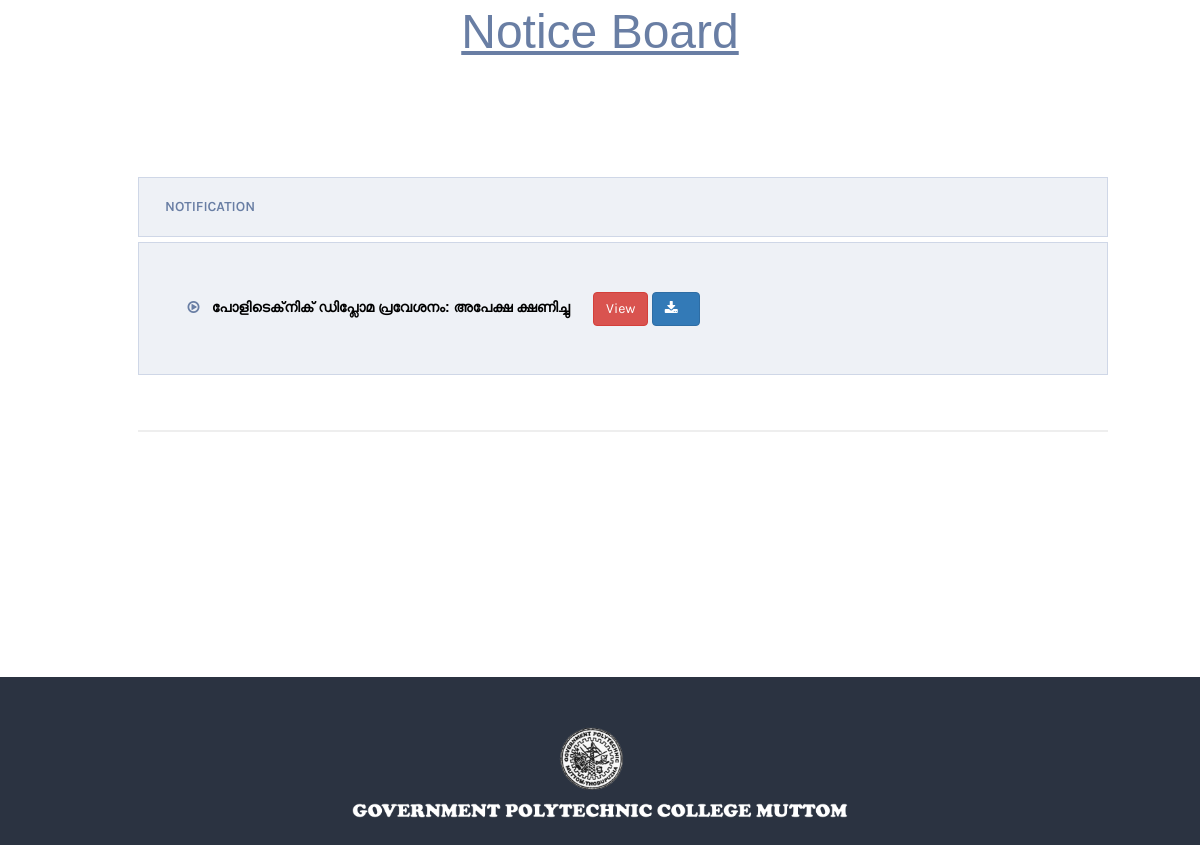
The app's page / (middle part), older data.
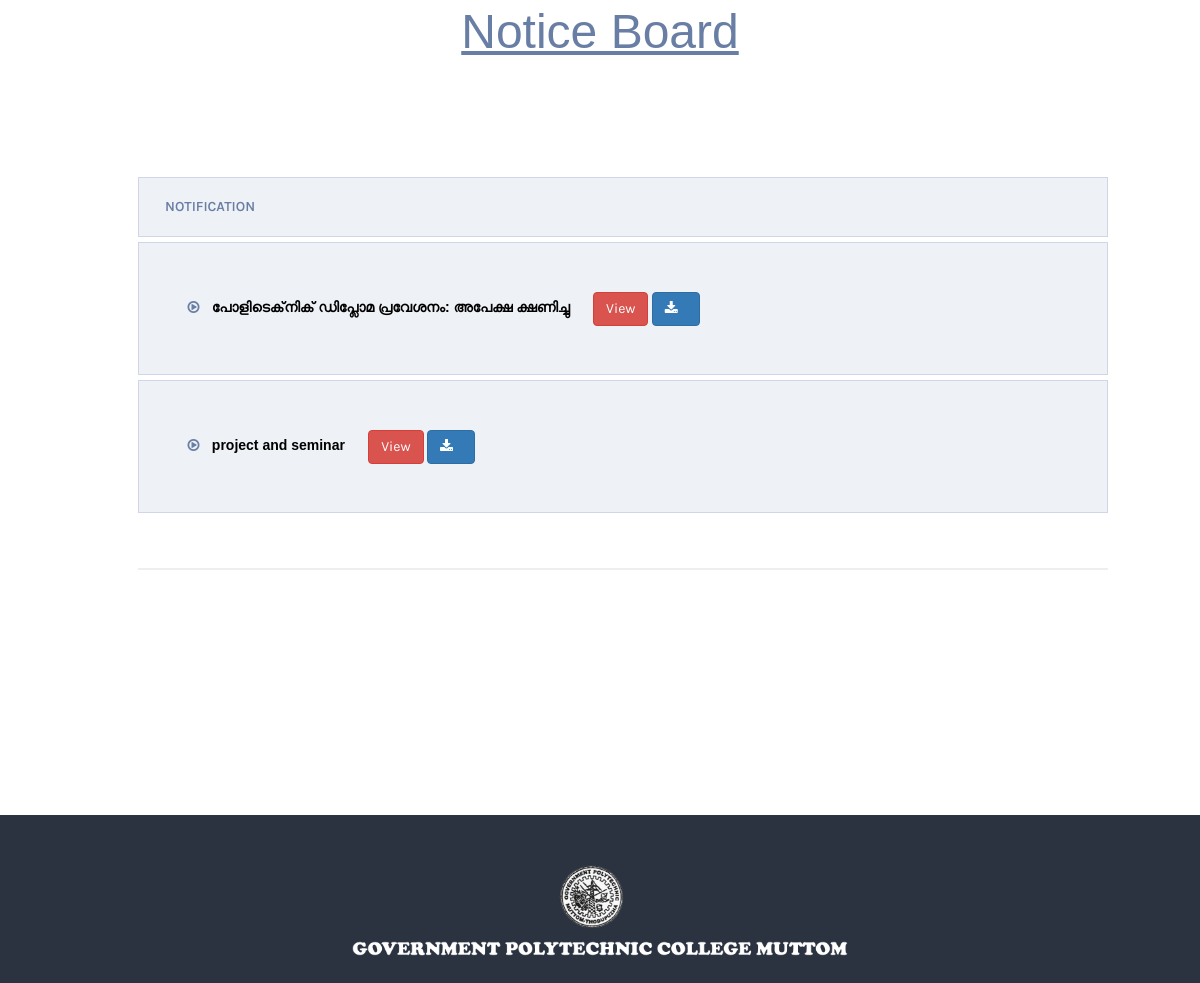
The same page, newer data.
### owner/models.py (models this page shows)
class MainAnnouncements(models.Model):
    id= models.BigAutoField(
        primary_key=True
    )
    title = models.CharField(
        max_length=100,
        verbose_name='Title'
    )
    description = RichTextField(
        verbose_name='Description'
    )
    pdf = models.FileField(
        upload_to='announcement/file',
        verbose_name='upload file',
        blank=True,
        null=True,
    )
    created_on = models.DateTimeField(
        auto_now_add=True
    )
    updated_on = models.DateTimeField(
        auto_now=True
    )

### user/views.py (the view)
# urls.py: 2. Add a URL to urlpatterns:  path('', Home.as_view(), name='home')
def Home(request):
    context={}
    context['notice'] = MainAnnouncements.objects.all()
    return render(request , 'user_home/home.html' , context)

### user/templates/user_home/home.html (shortened to what this page needs)
{% extends 'user_home/navbar.html' %}
{% load static %}
{% block content %}
{% if notice %}
<section class="flat-row pad-top95px">
    <div class="container">
        <div class="row">
            <div class="col-md-12">
                <div class="title-section style1">
                    <h1 class="title"><u>Notice Board</u></h1>
                </div>
            </div>
        </div>
        <section class="flat-row">
            <div class="course-single">
                <div class="container">
                    <div class="row">
                        <div class="col-md-10" style="margin-left: 9%;">
                            <div class="course-entry">
                                <div class="curriculum-section">
                                    <ul class="curriculum">
                                        <li class="section">
                                            <h6 class="section-title">Notification</h6>
                                            <ul class="section-content">
                                                {% for n in notice %}
                                                <li class="course-lesson" style="padding: 5%;">
                                                    <i class="fa fa-play-circle-o" aria-hidden="true"></i>
                                                    <a href="" class="lesson-title" id="titlen">{{n.title}}</a>
                                                    <a href="{{n.pdf.url}}" class="btn btn-danger">View</a>
                                                    <a href="{{n.pdf.url}}" class="btn btn-primary" download=""><i class="fa fa-download" aria-hidden="true" style="color: white;"></i></a>
                                                {% endfor %}
                                            </ul>
                                </div>
                            </div>
                        </div>
                    </div>
                </div>
            </div>
        </section>
    </div>
</section>
{% endif %}
{% endblock content %}

### user/templates/user_home/navbar.html (shortened to what this page needs)
{% load static %}
<!DOCTYPE html>
<html xmlns="http://www.w3.org/1999/xhtml" xml:lang="en-US" lang="en-US">
<head>
    <link rel="stylesheet" type="text/css" href="{% static 'assets/stylesheets/bootstrap.css' %}" >
    <link rel="stylesheet" type="text/css" href="{% static 'assets/stylesheets/style.css' %}">
    <link rel="stylesheet" type="text/css" href="{% static 'assets/stylesheets/colors/color1.css' %}" id="colors">
    <link rel="stylesheet" type="text/css" href="{% static 'assets/stylesheets/animate.css' %}">
</head>
<body class="header-sticky">
    <div class="boxed">
{% block content %}
{% endblock content %}
    <footer class="footer">
        <div class="container">
            <div class="row">
                <div class="col-md-12 text-center">
                    <div class="widget widget-text">
                        <img src="{% static 'assets/images/gptc_logo1.png' %}" alt="logo-footer" width="500px">
                    </div>
                </div>
            </div>    <br>
        </div>
    </footer>
    </div>
</body>
</html>

### static/assets/stylesheets/style.css (style rules this page uses)
html { overflow-y: scroll; -webkit-text-size-adjust: 100%; -ms-text-size-adjust: 100%; }
body { line-height: 1; -webkit-font-smoothing: antialiased; -webkit-text-size-adjust: 100%; -ms-text-size-adjust: 100%; }
a, abbr, acronym, address, applet, article, aside, audio, b, big, blockquote, body, caption, canvas, center, cite, code, dd, del, details, dfn, dialog, div, dl, dt, em, embed, fieldset, figcaption, figure, form, footer, header, hgroup, h1, h2, h3, h4, h5, h6, html, i, iframe, img, ins, kbd, label, legend, li, mark, menu, nav,object, ol, output, p, pre, q, ruby, s, samp, section, small, span, strike, strong, sub, summary, sup, tt, table, tbody, textarea, tfoot, thead, time, tr, th, td, u, ul, var, video { font-family: inherit; font-size: 100%; font-weight: inherit; font-style: inherit; vertical-align: baseline; margin: 0; padding: 0; border: 0; outline: 0; background: transparent; }
article, aside, details, figcaption, figure, footer, header, hgroup, menu, nav, section { display: block; }
ol, ul { list-style: none; }
img { border: 0; -ms-interpolation-mode: bicubic; vertical-align: middle; }
*, *:before, *:after { -webkit-box-sizing: border-box; -moz-box-sizing: border-box; box-sizing: border-box; }
body { font: 14px/28px "Karla", sans-serif; font-weight: 400; background-color: #fff; color: #666666; }
a { text-decoration: none; -webkit-transition: all 0.3s ease-in-out; -moz-transition: all 0.3s ease-in-out; -ms-transition: all 0.3s ease-in-out; -o-transition: all 0.3s ease-in-out; transition: all 0.3s ease-in-out; }
ul, ol { padding: 0; }
img { max-width: 100%; height: auto; }
h1 { font: 48px/48px "Georgia", sans-serif; }
h6 { font: 18px/30px "Georgia", sans-serif; }
h1, h2, h3, h6 { color: #000000; }
.pad-top95px { padding-top: 95px; }
.btn { background-image: none; }
.curriculum-section ul.curriculum li.section { margin-bottom: 45px; }
.curriculum-section ul.curriculum li.section:last-child { padding-bottom: 50px; border-bottom: 2px solid #eeeeee; }
.curriculum-section ul.curriculum li.section .section-title { font-family: "Karla", sans-serif; font-size: 14px; color: #697ea4; text-transform: uppercase; font-weight: 600; background-color: #eef1f6; border: 1px solid #cfd7e7; padding: 14px 26px 14px 26px; margin-bottom: 5px; }
.curriculum-section ul li ul.section-content li.course-lesson { background-color: #eef1f6; border: 1px solid #cfd7e7; padding: 15px 26px 15px 26px; margin-bottom: 5px; }
.curriculum-section ul li ul.section-content li.course-lesson i { font-size: 14px; color: #697ea4; padding-right: 9px; }
.curriculum-section ul li ul.section-content li.course-lesson .lesson-title { font-family: "Georgia", sans-serif; font-size: 14px; color: #999999; padding-right: 20px; }
footer { background-color: #2b3341; padding: 50px 0 37px; color: #999999; }

### static/assets/stylesheets/shortcodes.css (style rules this page uses)
.flat-row { clear: both; display: block; position: relative; padding: 100px 0; }
.title-section { text-align: center; }
.title-section .title { color: #697ea4; text-transform: capitalize; padding-bottom: 21px; }

### user/templates/user_home/home.html (style rules this page uses)
#titlen { color: black; font-weight: bold; }

Row changes from the older to the newer data that the page shows:
added MainAnnouncements: title "project and seminar"
